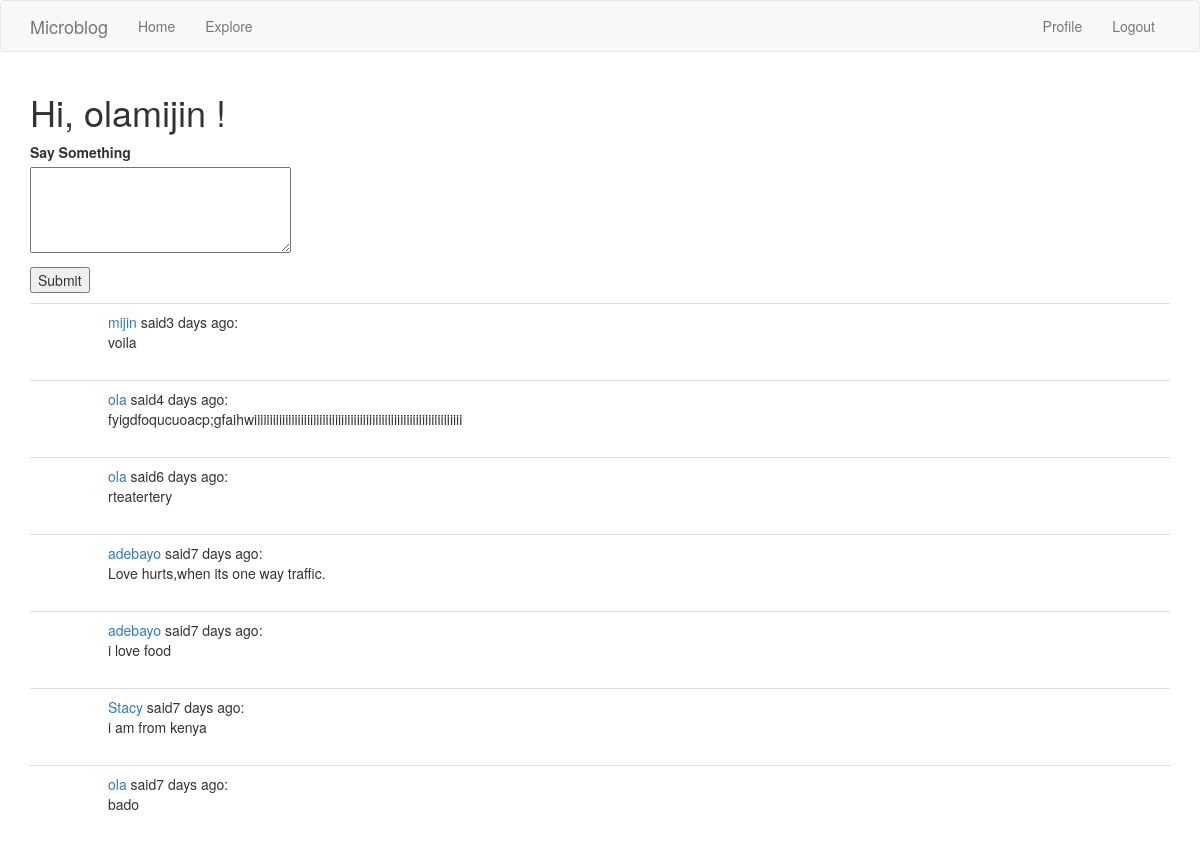
The app's page /index (signed in) with its own data.
### app/models.py (models this page shows, shortened)
class User(UserMixin, db.Model):
    id = db.Column(db.Integer, primary_key = True)
    username = db.Column(db.String(64), index =True, unique=True)
    email = db.Column(db.String(120), index=True,unique = True)
    password_hash = db.Column(db.String(128))
    posts = db.relationship('Post', backref ='author',lazy = 'dynamic')
    about_me = db.Column(db.String(140))
    last_seen = db.Column(db.DateTime, default = datetime.utcnow)

class Post(db.Model):
    id = db.Column(db.Integer,primary_key=True)
    body = db.Column(db.String(140))
    timestamp = db.Column(db.DateTime, index= True, default =datetime.utcnow)
    user_id = db.Column(db.Integer,db.ForeignKey('user.id'))

### app/main/routes.py (the view, shortened to what this page needs)
@bp.route('/',methods=['GET', 'POST'])
@bp.route('/index',methods=['GET', 'POST'])
@login_required
def index():
    form = PostForm()
    page = request.args.get('page',1,type=int)
    posts = Post.query.order_by(Post.timestamp.desc()).paginate(
        page, current_app.config['POSTS_PER_PAGE'], False)
    next_url = url_for('main.index', page=posts.next_num) \
        if posts.has_next else None
    prev_url = url_for('main.index', page=posts.prev_num) \
         if posts.has_prev else None
    return render_template('index.html', title ='Home',posts=posts.items,
        form = form,next_url=next_url,prev_url=prev_url)

### app/main/forms.py
class PostForm(FlaskForm):
    post = TextAreaField('Say Something',validators =[DataRequired(),Length(min=1,max=140)])
    submit = SubmitField('Submit')

### app/main/routes.py (called while the page is built)
@bp.before_request
def before_request():
    if current_user.is_authenticated:
        current_user.last_seen = datetime.utcnow()
        db.session.commit()

### app/models.py (called while the page is built)
@login.user_loader
def load_user(id):
    return User.query.get(int(id))

### app/templates/index.html (shortened to what this page needs)
{% extends "base.html"%}
{% import 'bootstrap/wtf.html' as wtf %}
  {% block app_content %}
    <h1> Hi, {{ current_user.username}} !</h1>
    {% if form%}
      <form action="" method="post">
        <p>
              {{ form.post.label }}<br>
              {{ form.post(cols=32, rows=4) }}<br>
          </p>
          <p>{{ form.submit() }}</p>
      </form>
    {% endif %}
    {% for post in posts %}
      {% include '_post.html'%}
    {% endfor %}
  {% endblock %}

### app/templates/_post.html (shortened to what this page needs)
<table class="table table-hover">
       <tr>
           <td width="70px">
           </td>
           <td>
               <a href="{{ url_for('main.user', username=post.author.username) }}">
                   {{ post.author.username }}
               </a>
               said{{  moment(post.timestamp).fromNow() }}:
               <br>
               {{ post.body }}
           </td>
       </tr>
   </table>

### records on screen
User: username "olamijin"
Post: author.username "mijin", timestamp "3 days ago", body "voila"
Post: author.username "ola", timestamp "4 days ago", body "fyigdfoqucuoacp;gfaihwiiiiiiiiiiiiiiiiiiiiiiiiiiiiiiiiiiiiiiiiiiiiiiiiiiiiiiiiiiiiiiiiiii"
Post: author.username "ola", timestamp "6 days ago", body "rteatertery"
Post: author.username "adebayo", timestamp "7 days ago", body "Love hurts,when its one way traffic."
Post: author.username "adebayo", timestamp "7 days ago", body "i love food"
Post: author.username "Stacy", timestamp "7 days ago", body "i am from kenya"
Post: author.username "ola", timestamp "7 days ago", body "bado"
